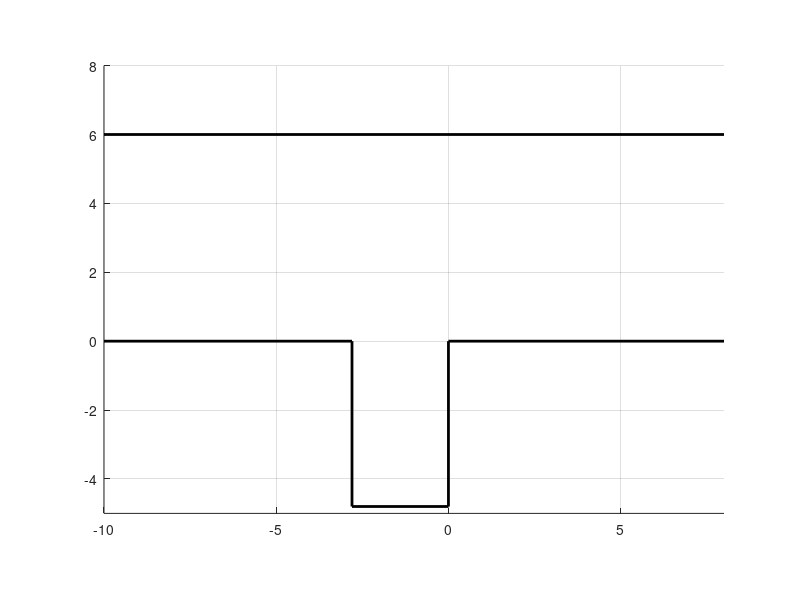

This chart was generated by the following MATLAB code: (Note: this script raises an error after producing the figure.)
clear; close all; clc

veh.LF = 3.55;
veh.LB = 0.9;
veh.W = 1.98;
veh.RMin = 5;
veh.Color = 'c';
margin = 0.3;

MAX_TIMES = 1000;

bound_x = 6;
bound_y = 6;
bounds = [bound_x, bound_y];
xmax = 8;
xmin = -10;
ymax = 8;
ymin = -5;

lot.W = 2.8;
lot.L = 4.8;
axis equal;
hold on;grid on;
xlim([xmin xmax])
ylim([ymin ymax])
plot([xmin, xmax], [bound_y, bound_y], 'k', 'LineWidth', 2)
plot([xmin, -lot.W, -lot.W, 0, 0, xmax], [0, 0, -lot.L, -lot.L, 0, 0], 'k', 'LineWidth', 2)

start = WayPoint(-2.0, 1.7, -0.2);
plot(start.X, start.Y, 'ro')
goal = WayPoint(-0.5 * lot.W, -veh.LF, 0.5 * pi);
plot(goal.X, goal.Y, 'ro')

%% ==== once gear shift ===========
theta_fac = atan(0.5 * veh.W / veh.LF);
theta_rac = atan(0.5 * veh.W / veh.LB);

theta_max_flc = 0.5 * pi  - theta_fac;
if theta_max_flc > start.Theta
    r_min_flc = (bound_y - start.Y - margin - veh.LF / cos(theta_fac)) / (2.0 * sin(0.5 * (theta_max_flc - ...
        start.Theta)) * sin(0.5 * (theta_max_flc + start.Theta)));
else
    r_min_flc = veh.RMin;
end
% fprintf("r_min_flc: %.3f\n", r_min_flc)

theta_max_rlc = 0.5 * pi - theta_rac;
if theta_max_rlc > start.Theta
    r_max_rlc = (start.X + lot.W + margin + veh.LB / cos(theta_rac)) / (2.0 * sin(0.5 * (theta_max_rlc - ...
        start.Theta)) * cos(0.5 * (theta_max_flc + start.Theta)));
else
    r_max_rlc = 10000;
end
% fprintf("r_max_flc: %.3f\n", r_max_rlc)

obst_right = Point(0, 0);
obst_left = Point(-lot.W, 0);
obsts = [obst_right, obst_left];
r0 = 0;
r_min_dist = 100;
times = 1;
while abs(r_min_dist - r0) > 0.001 && times < MAX_TIMES
    r0 = r_min_dist;
    f = (start.X + r0 * sin(start.Theta) - obst_right.X) ^ 2 + (start.Y - r0 * cos(start.Theta) - obst_right.Y) ^ 2 - (r0 - 0.5 * veh.W - margin) ^ 2;
    df = 2.0 * sin(start.Theta) * (start.X + r0 * sin(start.Theta) - obst_right.Y) - 2.0 * cos(start.Theta) * (start.Y - r0 * cos(start.Theta) - obst_right.Y) - 2.0 * (r0 - 0.5 * veh.W - margin);
    r_min_dist = r0 - f / df;
    times = times + 1;
end
% fprintf("r_min_dist: %.3f\n", r_min_dist)

r_goal = (start.X - goal.X) / (1.0 - sin(start.Theta));
% fprintf("r_goal: %.3f\n", r_goal)
end_y = start.Y - r_goal * cos(start.Theta);

if r_goal > max(max(r_min_dist, r_min_flc), veh.RMin) && r_goal < r_max_rlc && end_y >= goal.Y && times < MAX_TIMES && r_min_dist > 0
    kappa = -1.0 / r_goal;
    length = (goal.Theta - start.Theta) / kappa;
    [x, y, theta] = WayPointsOnClothoid(start.X, start.Y, start.Theta, kappa, 0, length, uint16(abs(length) / 0.1), false);
    VehicleAnimation(x, y, theta, veh);
    plot(goal.X, end_y, 'ro')
    [x, y, theta] = WayPointsOnClothoid(goal.X, end_y, goal.Theta, 0, 0, goal.Y - end_y, uint16((end_y - goal.Y) / 0.1), false);
    VehicleAnimation(x, y, theta, veh);
    % fprintf("arc-line with arc-length (%.3f) kappa (%.3f) line-length (%.3f)\n", length, kappa, goal.Y - end_y)
    return;
else
    fprintf("once gear shift connection faild\n")
end

%% ======== twice gear shift ===========
[status, length1, kappa1, length2, kappa2, length3] = CircleCircleLine(start, goal, veh);
if status
    middle_pose = CalcStopPointByLength(start, kappa1, length1);
    end_pose = CalcStopPointByLength(middle_pose, kappa2, length2);
    center2 = Point(end_pose.X + veh.RMin, end_pose.Y);
    
    min_side_dist_pose = CalcStopPointByLength(end_pose, kappa2, veh.RMin * atan(abs((center2.Y - obst_right.Y) / (center2.X - obst_right.X))));
    min_side_dist = CalcDistance(center2, min_side_dist_pose) - CalcDistance(center2, obst_right) - 0.5 * veh.W;
    middle_flc_y = middle_pose.Y + veh.LF * sin(middle_pose.Theta + theta_fac) / cos(theta_fac);

    if bound_y - middle_flc_y > margin && min_side_dist > margin
        [x, y, theta] = WayPointsOnClothoid(start.X, start.Y, start.Theta, kappa1, 0, length1, round(abs(length1) / 0.1), false);
        VehicleAnimation(x, y, theta, veh);
        plot(middle_pose.X, middle_pose.Y, 'ro')
        [x, y, theta] = WayPointsOnClothoid(middle_pose.X, middle_pose.Y, middle_pose.Theta, kappa2, 0, length2, round(abs(length2) / 0.1), false);
        VehicleAnimation(x, y, theta, veh);
        plot(end_pose.X, end_pose.Y, 'ro')
        [x, y, theta] = WayPointsOnClothoid(end_pose.X, end_pose.Y, end_pose.Theta, 0, 0, length3, round(abs(length3) / 0.1), false);
        VehicleAnimation(x, y, theta, veh);
        return;
    else
        fprintf("twice gear shift collision faild\n")
    end
else
    fprintf("twice gear shift connection faild\n")
end

%% ======== more times gear shift (PSO) ============
D = 3;
K = 100;
N = 10;
LIMIT_X = [goal.X - min(0.5 * lot.W, 1.5), 0, 0.3; goal.X + min(0.5 * lot.W, 1.5), 3.0, 0.8];
LIMIT_V = [-0.05, -0.05, -0.01; 0.05, 0.05, 0.01];
c0 = 1.5;
min_w = 1.2; max_w = 1.6;
plot([LIMIT_X(1, 1), LIMIT_X(2, 1), LIMIT_X(2, 1), LIMIT_X(1, 1), LIMIT_X(1, 1)], ...
    [LIMIT_X(1, 2), LIMIT_X(1, 2), LIMIT_X(2, 2), LIMIT_X(2, 2), LIMIT_X(1, 2)], 'r--')

x = zeros(N, D);
v = zeros(N, D);
p_best = zeros(N, D); % 个体粒子最优位置
g_best = zeros(1, D); % 群体例子最优位置
for n = 1 : N
    for d = 1 : D
        x(n, d) = LIMIT_X(1, d) + rand * (LIMIT_X(2, d) - LIMIT_X(1, d));
        v(n, d) = LIMIT_V(1, d) + rand * (LIMIT_V(2, d) - LIMIT_V(1, d));
    end
    p_best(n, :) = x(n, :);
end

ref_best = [-2.3, 0.7, 0.5];
for k = 1 : K
    c1 = 1.5 + sin(0.5 * pi * (1.0 - 2.0 * k / K));
    c2 = 1.5 + sin(0.5 * pi * (2.0 * k / K - 1.0));
    w = max_w - (max_w - min_w) * k / K;
    for n = 1 : N
        % 更新速度(核心公式)
        temp_v = w * v(n, :) + c1 * rand * (p_best(n, :) - x(n, :)) + c2 * rand * (g_best - x(n, :));
        % 速度限制
        v(n, :) = max(min(temp_v, LIMIT_V(2, :)), LIMIT_V(1, :));
        % 更新位置
        temp_x = x(n, :) + v(n, :);
        % 位置限制
        x(n, :) = max(min(temp_x, LIMIT_X(2, :)), LIMIT_X(1, :));
        % 更新p_best和g_best
        if KeyPoseFitness(start, goal, WayPoint(x(n, 1), x(n, 2), x(n, 3)), obsts, bounds, veh, margin) > ...
                KeyPoseFitness(start, goal, WayPoint(p_best(n, 1), p_best(n, 2), p_best(n, 3)), obsts, bounds, veh, margin)
            p_best(n, :) = x(n, :);
        end
        if KeyPoseFitness(start, goal, WayPoint(p_best(n, 1), p_best(n, 2), p_best(n, 3)), obsts, bounds, veh, margin) > ...
                KeyPoseFitness(start, goal, WayPoint(g_best(1), g_best(2), g_best(3)), obsts, bounds, veh, margin)
            g_best(1, :) = p_best(n, :);
        end
    end
end
if KeyPoseFitness(start, goal, WayPoint(g_best(1), g_best(2), g_best(3)), obsts, bounds, veh, margin) < ...
        KeyPoseFitness(start, goal, WayPoint(ref_best(1), ref_best(2), ref_best(3)), obsts, bounds, veh, margin)
    g_best(1, :) = ref_best(1, :);
end
key_pose = WayPoint(g_best(1), g_best(2), g_best(3))
% key_pose = WayPoint(-2.3, 0.7, 0.5); % TODO: calculate by vehicle parameters
[status, length1, kappa1, length2, kappa2, length3, kappa3, length4, kappa4, length5] = ...
                        LineOrCircleCircleCircleCircleLine(start, goal, key_pose, veh);
if status
    [x, y, theta] = WayPointsOnClothoid(start.X, start.Y, start.Theta, kappa1, 0, length1, uint16(abs(length1) / 0.1), false);
    VehicleAnimation(x, y, theta, veh);
    middle_pose1 = CalcStopPointByLength(start, kappa1, length1);
    plot(middle_pose1.X, middle_pose1.Y, 'ro')
    [x, y, theta] = WayPointsOnClothoid(middle_pose1.X, middle_pose1.Y, middle_pose1.Theta, kappa2, 0, length2, uint16(abs(length2) / 0.1), false);
    VehicleAnimation(x, y, theta, veh);
    plot(key_pose.X, key_pose.Y, 'ro')

    [x, y, theta] = WayPointsOnClothoid(key_pose.X, key_pose.Y, key_pose.Theta, kappa3, 0, length3, round(abs(length3) / 0.1), false);
    VehicleAnimation(x, y, theta, veh);
    middle_pose2 = CalcStopPointByLength(key_pose, kappa3, length3);
    plot(middle_pose2.X, middle_pose2.Y, 'ro')
    [x, y, theta] = WayPointsOnClothoid(middle_pose2.X, middle_pose2.Y, middle_pose2.Theta, kappa4, 0, length4, round(abs(length4) / 0.1), false);
    VehicleAnimation(x, y, theta, veh);
    end_pose = CalcStopPointByLength(middle_pose2, kappa4, length4);
    plot(end_pose.X, end_pose.Y, 'ro')
    [x, y, theta] = WayPointsOnClothoid(end_pose.X, end_pose.Y, end_pose.Theta, 0, 0, length5, round(abs(length5) / 0.1), false);
    [vehx, vehy] = VehicleAnimation(x, y, theta, veh);
    plot(vehx, vehy, 'k', 'LineWidth', 1.5)
else
    fprintf("line-circle connection faild\n")
end

function cost = KeyPoseFitness(start_pose, goal_pose, key_pose, obsts, bounds, veh, margin)
    obst_right = obsts(1); obst_left = obsts(2);
    bound_x = bounds(1); bound_y = bounds(2);
    vrl_start = AxisLocalToGlobal(key_pose, WayPoint(-veh.LB, 0.5 * veh.W, key_pose.Theta));
    vrr_start = AxisLocalToGlobal(key_pose, WayPoint(-veh.LB, -0.5 * veh.W, key_pose.Theta));
    if vrl_start.X > obst_left.X && vrl_start.Y < obst_left.Y
        if vrl_start.X - obst_left.X > margin
            cost = 0;
        else
            cost = -1;
            return;
        end
    elseif vrr_start.X < obst_left.X && vrr_start.Y > obst_left.Y
        if vrr_start.Y - obst_left.Y > margin
            cost = 0;
        else
            cost = -1;
            return;
        end
    else
        a = [obst_left.X - vrl_start.X, obst_left.Y - vrl_start.Y];
        b = [vrr_start.X - vrl_start.X, vrr_start.Y - vrl_start.Y];
        if (a(1) * b(2) - a(2) * b(1)) / veh.W > margin
            cost = 0;
        else
            cost = -1;
        end
    end
    [status, length1, kappa1, length2, kappa2, length3, kappa3, length4, kappa4, length5] = ...
                        LineOrCircleCircleCircleCircleLine(start_pose, goal_pose, key_pose, veh);
    if ~status
        cost = -1;
        return;
    end
    middle_pose1 = CalcStopPointByLength(start_pose, kappa1, length1);
    middle_pose2 = CalcStopPointByLength(key_pose, kappa3, length3);
    end_pose = CalcStopPointByLength(middle_pose2, kappa4, length4);
    center3 = Point(end_pose.X + veh.RMin, end_pose.Y);
    
    vfl_mp1 = AxisLocalToGlobal(middle_pose1, WayPoint(veh.LF, 0.5 * veh.W, 0));
    vfr_mp1 = AxisLocalToGlobal(middle_pose1, WayPoint(veh.LF, -0.5 * veh.W, 0));
    if bound_x - vfl_mp1.X < margin || bound_y - vfl_mp1.Y < margin || ...
            bound_x - vfr_mp1.X < margin || vfr_mp1.Y - obst_right.Y < margin
        cost = -1;
        return;
    end

    vfl_mp2 = AxisLocalToGlobal(middle_pose2, WayPoint(veh.LF, 0.5 * veh.W, 0));
    vfr_mp2 = AxisLocalToGlobal(middle_pose2, WayPoint(veh.LF, -0.5 * veh.W, 0));
    if bound_x - vfl_mp2.X < margin || bound_y - vfl_mp2.Y < margin || bound_x - vfr_mp2.X < margin
        cost = -1;
        return;
    end
    
    min_side_dist_pose = CalcStopPointByLength(end_pose, kappa4, veh.RMin * atan(abs((center3.Y - obst_right.Y) / (center3.X - obst_right.X))));
    min_side_dist = CalcDistance(center3, min_side_dist_pose) - CalcDistance(center3, obst_right) - 0.5 * veh.W;
    if min_side_dist < margin || abs(kappa2) > 1.0 / veh.RMin 
        cost = -1;
        return;
    end
    cost = cost + 10.0 / (abs(length1) + abs(length2) + abs(length3) + abs(length4) + abs(length5));
end

function [status, length1, kappa1, length2, kappa2, length3, kappa3, length4, kappa4, length5] = ...
    LineOrCircleCircleCircleCircleLine(start_pose, goal_pose, key_pose, veh)
    if start_pose.Theta < -0.01
        [status1, length1, kappa1, length2, kappa2] = CircleCircle(start_pose, key_pose, veh);
    else
        [status1, length1, length2, kappa2] = LineCircle(start_pose, key_pose, veh);
        kappa1 = 0;
    end
    if status1
        [status2, length3, kappa3, length4, kappa4, length5] = CircleCircleLine(key_pose, goal_pose, veh);
        if status2
            status = true;
        else
            status = false;
        end
    else
        status = false;
        kappa3 = 0;
        length3 = 0;
        kappa4 = 0;
        length4 = 0;
        length5 = 0;
    end
end

function [status, length1, kappa1, length2, kappa2, length3] = CircleCircleLine(start_pose, goal_pose, veh)
    L = [2; 2]; L0 = [0; 0];
    times = 1; MAX_TIMES = 1000;
    while norm(L - L0) > 0.001 && times < MAX_TIMES
        L0 = L;
        theta1 = L0(1) / veh.RMin; theta2 = L0(2) / veh.RMin;
        P = [theta1 + theta2 + start_pose.Theta - goal_pose.Theta;
            2.0 * veh.RMin * (sin(0.5 * theta1) * cos(start_pose.Theta + 0.5 * theta1) - ...
            sin(0.5 * theta2) * cos(start_pose.Theta + theta1 + 0.5 * theta2)) + start_pose.X - goal_pose.X];
        gradP = [1.0 / veh.RMin, 1.0 / veh.RMin;
            cos(start_pose.Theta + theta1) + 2.0 * sin(theta2) * sin(start_pose.Theta + theta1 + 0.5 * theta2), ...
            -cos(start_pose.Theta + theta1 + theta2)];
        L = L0 - gradP \ P;
        if isnan(rcond(gradP)) || rcond(gradP) < 1e-12
            times = MAX_TIMES;
            break;
        end
        times = times + 1;
    end
    
    if times < MAX_TIMES
        kappa1 = 1.0 / veh.RMin;
        length1 = L(1);
        kappa2 = -1.0 / veh.RMin;
        length2 = -L(2);
        end_pose_y = start_pose.Y + 2.0 / kappa1 * sin(0.5 * kappa1 * length1) * sin(start_pose.Theta + 0.5 * kappa1 * length1) + ...
            2.0 / kappa2 * sin(0.5 * kappa2 * length2) * sin(start_pose.Theta + kappa1 * length1 + 0.5 * kappa2 * length2);
        length3 = goal_pose.Y - end_pose_y;
        status = length1 > 0 && length2 < 0 && length3 < 0;
    else
        status = false;
        kappa1 = 0;
        length1 = 0;
        kappa2 = 0;
        length2 = 0;
        length3 = 0;
    end
end

function [status, length1, kappa1, length2, kappa2] = CircleCircle(start_pose, goal_pose, veh)
    X = [2; -2; veh.RMin]; X0 = [0; 0; 0];
    times = 1; MAX_TIMES = 1000;
    while norm(X - X0) > 0.001 && times < MAX_TIMES
        X0 = X;
        theta1 = X0(1) / X0(3); theta2 = X0(2) / X0(3);
        P = [theta1 - theta2 + start_pose.Theta - goal_pose.Theta;
            start_pose.X - goal_pose.X + 2.0 * X0(3) * sin(0.5 * theta1) * cos(start_pose.Theta + 0.5 * theta1) + 2.0 * X0(3) * sin(0.5 * theta2) * cos(start_pose.Theta + theta1 - 0.5 * theta2);
            start_pose.Y - goal_pose.Y + 2.0 * X0(3) * sin(0.5 * theta1) * sin(start_pose.Theta + 0.5 * theta1) + 2.0 * X0(3) * sin(0.5 * theta2) * sin(start_pose.Theta + theta1 - 0.5 * theta2)];
        gradP = [1.0 / X0(3), -1.0 / X0(3), (X0(2) - X0(1)) / X0(3) ^ 2;
            cos(start_pose.Theta + theta1) - 2.0 * sin(0.5 * theta2) * sin(start_pose.Theta + theta1 - 0.5 * theta2), cos(start_pose.Theta + theta1 - theta2), ...
            2.0 * sin(0.5 * theta1) * cos(start_pose.Theta + 0.5 * theta1) + 2.0 * sin(0.5 * theta2) * cos(start_pose.Theta + theta1 - 0.5 * theta2) - theta1 * cos(start_pose.Theta + theta1) - theta2 * cos(start_pose.Theta + theta1 - theta2) + 2.0 * theta1 * sin(0.5 * theta2) * sin(start_pose.Theta + theta1 - 0.5 * theta2);
            sin(start_pose.Theta + theta1) + 2.0 * sin(0.5 * theta2) * cos(start_pose.Theta + theta1 - 0.5 * theta2), sin(start_pose.Theta + theta1 - theta2), ...
            2.0 * sin(0.5 * theta1) * sin(start_pose.Theta + 0.5 * theta1) + 2.0 * sin(0.5 * theta2) * sin(start_pose.Theta + theta1 - 0.5 * theta2) - theta1 * sin(start_pose.Theta + theta1) - theta2 * sin(start_pose.Theta + theta1 - theta2) - 2.0 * theta1 * sin(0.5 * theta2) * cos(start_pose.Theta + theta1 - 0.5 * theta2)];
        X = X0 - gradP \ P;
        if isnan(rcond(gradP)) || rcond(gradP) < 1e-12
            times = MAX_TIMES;
            break;
        end
        times = times + 1;
    end

    if times < MAX_TIMES
        length1 = X(1);
        kappa1 = 1.0 / X(3);
        length2 = X(2);
        kappa2 = -1.0 / X(3);

        status = length1 > 0 && length2 < 0 && kappa1 > 0;
    else
        status = false;
        kappa1 = 0;
        length1 = 0;
        kappa2 = 0;
        length2 = 0;
    end
end

function [status, length1, length2, kappa2] = LineCircle(start_pose, goal_pose, veh)
    X = [2; 2; veh.RMin]; X0 = [0; 0; 0];
    times = 1; MAX_TIMES = 1000;
    while norm(X - X0) > 0.001 && times < MAX_TIMES
        X0 = X;
        theta2 = X0(2) / X0(3);
        theta2_2 = 0.5 * theta2;
        P = [theta2 + start_pose.Theta - goal_pose.Theta;
            X0(1) * cos(start_pose.Theta) - 2.0 * X0(3) * sin(theta2_2) * cos(start_pose.Theta + theta2_2) + start_pose.X - goal_pose.X;
            X0(1) * sin(start_pose.Theta) - 2.0 * X0(3) * sin(theta2_2) * sin(start_pose.Theta + theta2_2) + start_pose.Y - goal_pose.Y];
        gradP = [0.0, 1.0 / X0(3), -X0(2) / X0(3) ^ 2;
            cos(start_pose.Theta), -cos(start_pose.Theta + theta2), -2.0 * sin(theta2_2) * cos(start_pose.Theta + theta2_2) + theta2 * cos(start_pose.Theta + theta2);
            sin(start_pose.Theta), -sin(start_pose.Theta + theta2), -2.0 * sin(theta2_2) * sin(start_pose.Theta + theta2_2) + theta2 * sin(start_pose.Theta + theta2)];
        if isnan(rcond(gradP)) || rcond(gradP) < 1e-12
            times = MAX_TIMES;
            break;
        end
        X = X0 - gradP \ P;
        times = times + 1;
    end
    if times < MAX_TIMES
        length1 = X(1);
        length2 = -X(2);
        kappa2 = -1.0 / X(3);
        status = length2 < 0 && kappa2 < 0;
    else
        status = false;
        length1 = 0;
        length2 = 0;
        kappa2 = 0;
    end
end